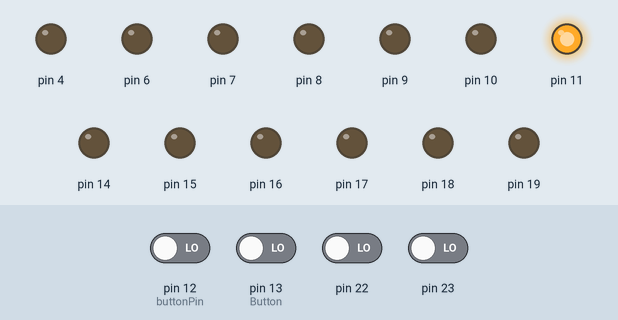
Simulated run of this sketch. Board: Arduino Nano, built with avr-gcc and run on an emulated ATmega328P. Parts: output pins drawn as LEDs (lit = HIGH). The test bench sets the inputs (shaded band); at power-on: pin 12 (buttonPin), pin 13 (Button), pin 22, pin 23 LOW. Pins used as bus, display or sensor lines are not drawn; what the sketch prints to the serial monitor is not drawn.

Above: at 0.3 s.
Timing chart, 0 to 1.8 s (numbered marks = the images above):
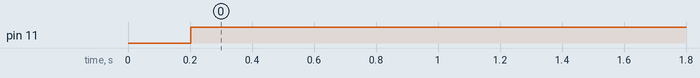

The sketch:

DUALNANOS_U6_VictimCode.ino
```cpp
//DC26_LOADBOARD_Button Press Code
//W.McCaffrey, E.Tann, T.Huddleston
//DC2026 Testing 12/29/2025
//This code uses PB5 as b      utton input and cycle X square waves
//DUAL NANO CASE, setup for single shot button working
//CONFIRMED WORKING, VICTIM CASE


volatile byte state = 0;

const int buttonPin = 12;                // PB4 (D12) as button input
const unsigned long debounceDelay = 200; // 200 ms debounce delay
unsigned long lastButtonPressTime = 0;
bool buttonWasPressed = false;

const unsigned int cyclesPerBurst = 4;  // 4 HIGH-LOW cycles per burst (~500 ns per burst)
void setup() {
    // Set PB5 (D12) as input
  DDRB &= ~(1 << 5);  // PB5 as input
  //PORTB |= (1 << 4);  // Enable pull-up resistor on PB4
  DDRC = 0xFF;  // Set all PC0–PC7 as outputs
  DDRD = 0xFF;  // Set all PD0–PD7 as outputs
  DDRB |= 0x0F;
   Serial.begin(9600);
  Serial.println("Ready");
}

void loop() {
  bool buttonState = (PINB & (1 << 5)) == 0;  // Button pressed = LOW on PB4
  unsigned long currentTime = millis();

  if (buttonState && !buttonWasPressed && (currentTime - lastButtonPressTime > debounceDelay)) {
    buttonWasPressed = true;
    lastButtonPressTime = currentTime;

        PORTB = 0x08; //This sets PB active. This can be adjusted to change the clocks drive
        //0X08, BITS 3 ONLY, VICTIM
	//0x07 = BITS 0 1 2 which is all aggressors not victim
	//0X0F = BITS 0 1 2 3 which is all aggressors and victim

      for (unsigned int i = 0; i < cyclesPerBurst; i++) {

        //PORTC = 0x3F;
        PORTD = 0x2F;
         __asm__ __volatile__("nop\n\t");
         //this is for 1.67MHz, remove it if you want 2.1MHz
//for 530KHz
        __asm__ __volatile__(
 "nop\n\t""nop\n\t""nop\n\t""nop\n\t""nop\n\t""nop\n\t""nop\n\t"
  "nop\n\t""nop\n\t""nop\n\t""nop\n\t"
);

        PORTC = 0x00;
        PORTD = 0x00;
        __asm__ __volatile__("nop\n\t");
         //__asm__ __volatile__("nop\n\t");
//For 530kHz
      __asm__ __volatile__(
 "nop\n\t""nop\n\t""nop\n\t""nop\n\t""nop\n\t""nop\n\t""nop\n\t"
  "nop\n\t""nop\n\t""nop\n\t""nop\n\t"
);

//48MHz nano has a 20.83 clock cycle, portX takes 2 clock cycles
//This code does the port read and writes this way to go as fast as possible. Each write takes 62.5ns, and having 4 commands in a cycle lets us reach 2.3MHz for a wave. Any additional code will slow this down.
//this is effectively assembly code as the PORTX = X command is 2 cycles
      }
    }

  if (!buttonState) {
    buttonWasPressed = false;
  }
}
```

Measured:
- by itself, pin 11: LOW → HIGH at 0.20 s
